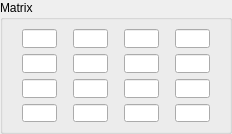
<ui version="4.0" >
 <class>MatrixPropertyModifier</class>
 <widget class="QWidget" name="MatrixPropertyModifier" >
  <property name="geometry" >
   <rect>
    <x>0</x>
    <y>0</y>
    <width>232</width>
    <height>134</height>
   </rect>
  </property>
  <property name="minimumSize" >
   <size>
    <width>232</width>
    <height>114</height>
   </size>
  </property>
  <property name="maximumSize" >
   <size>
    <width>232</width>
    <height>134</height>
   </size>
  </property>
  <property name="windowTitle" >
   <string>Form</string>
  </property>
  <layout class="QVBoxLayout" name="verticalLayout_2" >
   <property name="spacing" >
    <number>0</number>
   </property>
   <property name="margin" >
    <number>0</number>
   </property>
   <item>
    <widget class="QGroupBox" name="propGroupBox" >
     <property name="title" >
      <string>Matrix</string>
     </property>
     <layout class="QVBoxLayout" name="verticalLayout" >
      <item>
       <layout class="QGridLayout" >
        <item row="0" column="0" >
         <widget class="QLineEdit" name="matEdit_0_0" >
          <property name="minimumSize" >
           <size>
            <width>35</width>
            <height>0</height>
           </size>
          </property>
          <property name="maximumSize" >
           <size>
            <width>35</width>
            <height>16777215</height>
           </size>
          </property>
         </widget>
        </item>
        <item row="0" column="1" >
         <widget class="QLineEdit" name="matEdit_0_1" >
          <property name="minimumSize" >
           <size>
            <width>35</width>
            <height>0</height>
           </size>
          </property>
          <property name="maximumSize" >
           <size>
            <width>35</width>
            <height>16777215</height>
           </size>
          </property>
         </widget>
        </item>
        <item row="0" column="2" >
         <widget class="QLineEdit" name="matEdit_0_2" >
          <property name="minimumSize" >
           <size>
            <width>35</width>
            <height>0</height>
           </size>
          </property>
          <property name="maximumSize" >
           <size>
            <width>35</width>
            <height>16777215</height>
           </size>
          </property>
         </widget>
        </item>
        <item row="0" column="3" >
         <widget class="QLineEdit" name="matEdit_0_3" >
          <property name="minimumSize" >
           <size>
            <width>35</width>
            <height>0</height>
           </size>
          </property>
          <property name="maximumSize" >
           <size>
            <width>35</width>
            <height>16777215</height>
           </size>
          </property>
         </widget>
        </item>
        <item row="1" column="0" >
         <widget class="QLineEdit" name="matEdit_1_0" >
          <property name="minimumSize" >
           <size>
            <width>35</width>
            <height>0</height>
           </size>
          </property>
          <property name="maximumSize" >
           <size>
            <width>35</width>
            <height>16777215</height>
           </size>
          </property>
         </widget>
        </item>
        <item row="1" column="1" >
         <widget class="QLineEdit" name="matEdit_1_1" >
          <property name="minimumSize" >
           <size>
            <width>35</width>
            <height>0</height>
           </size>
          </property>
          <property name="maximumSize" >
           <size>
            <width>35</width>
            <height>16777215</height>
           </size>
          </property>
         </widget>
        </item>
        <item row="1" column="2" >
         <widget class="QLineEdit" name="matEdit_1_2" >
          <property name="minimumSize" >
           <size>
            <width>35</width>
            <height>0</height>
           </size>
          </property>
          <property name="maximumSize" >
           <size>
            <width>35</width>
            <height>16777215</height>
           </size>
          </property>
         </widget>
        </item>
        <item row="1" column="3" >
         <widget class="QLineEdit" name="matEdit_1_3" >
          <property name="minimumSize" >
           <size>
            <width>35</width>
            <height>0</height>
           </size>
          </property>
          <property name="maximumSize" >
           <size>
            <width>35</width>
            <height>16777215</height>
           </size>
          </property>
         </widget>
        </item>
        <item row="2" column="0" >
         <widget class="QLineEdit" name="matEdit_2_0" >
          <property name="minimumSize" >
           <size>
            <width>35</width>
            <height>0</height>
           </size>
          </property>
          <property name="maximumSize" >
           <size>
            <width>35</width>
            <height>16777215</height>
           </size>
          </property>
         </widget>
        </item>
        <item row="2" column="1" >
         <widget class="QLineEdit" name="matEdit_2_1" >
          <property name="minimumSize" >
           <size>
            <width>35</width>
            <height>0</height>
           </size>
          </property>
          <property name="maximumSize" >
           <size>
            <width>35</width>
            <height>16777215</height>
           </size>
          </property>
         </widget>
        </item>
        <item row="2" column="2" >
         <widget class="QLineEdit" name="matEdit_2_2" >
          <property name="minimumSize" >
           <size>
            <width>35</width>
            <height>0</height>
           </size>
          </property>
          <property name="maximumSize" >
           <size>
            <width>35</width>
            <height>16777215</height>
           </size>
          </property>
         </widget>
        </item>
        <item row="2" column="3" >
         <widget class="QLineEdit" name="matEdit_2_3" >
          <property name="minimumSize" >
           <size>
            <width>35</width>
            <height>0</height>
           </size>
          </property>
          <property name="maximumSize" >
           <size>
            <width>35</width>
            <height>16777215</height>
           </size>
          </property>
         </widget>
        </item>
        <item row="3" column="0" >
         <widget class="QLineEdit" name="matEdit_3_0" >
          <property name="minimumSize" >
           <size>
            <width>35</width>
            <height>0</height>
           </size>
          </property>
          <property name="maximumSize" >
           <size>
            <width>35</width>
            <height>16777215</height>
           </size>
          </property>
         </widget>
        </item>
        <item row="3" column="1" >
         <widget class="QLineEdit" name="matEdit_3_1" >
          <property name="minimumSize" >
           <size>
            <width>35</width>
            <height>0</height>
           </size>
          </property>
          <property name="maximumSize" >
           <size>
            <width>35</width>
            <height>16777215</height>
           </size>
          </property>
         </widget>
        </item>
        <item row="3" column="2" >
         <widget class="QLineEdit" name="matEdit_3_2" >
          <property name="minimumSize" >
           <size>
            <width>35</width>
            <height>0</height>
           </size>
          </property>
          <property name="maximumSize" >
           <size>
            <width>35</width>
            <height>16777215</height>
           </size>
          </property>
         </widget>
        </item>
        <item row="3" column="3" >
         <widget class="QLineEdit" name="matEdit_3_3" >
          <property name="minimumSize" >
           <size>
            <width>35</width>
            <height>0</height>
           </size>
          </property>
          <property name="maximumSize" >
           <size>
            <width>35</width>
            <height>16777215</height>
           </size>
          </property>
         </widget>
        </item>
       </layout>
      </item>
     </layout>
    </widget>
   </item>
  </layout>
 </widget>
 <resources/>
 <connections/>
</ui>
